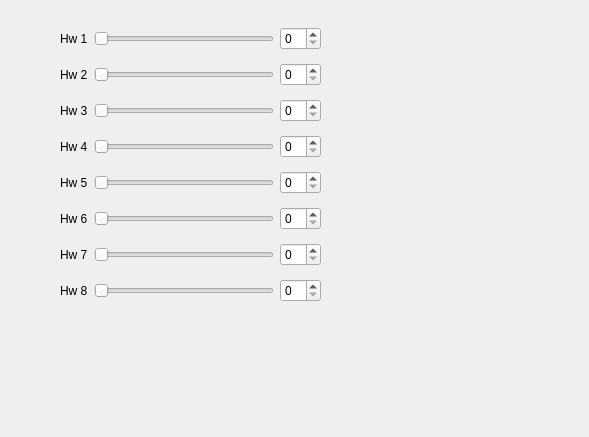
<?xml version="1.0" encoding="UTF-8"?>
<ui version="4.0">
 <class>MainWindow</class>
 <widget class="QMainWindow" name="MainWindow">
  <property name="geometry">
   <rect>
    <x>0</x>
    <y>0</y>
    <width>589</width>
    <height>437</height>
   </rect>
  </property>
  <property name="windowTitle">
   <string>MainWindow</string>
  </property>
  <widget class="QWidget" name="centralwidget">
   <widget class="QWidget" name="">
    <property name="geometry">
     <rect>
      <x>60</x>
      <y>20</y>
      <width>261</width>
      <height>291</height>
     </rect>
    </property>
    <layout class="QVBoxLayout" name="verticalLayout">
     <item>
      <layout class="QHBoxLayout" name="hw_line">
       <item>
        <widget class="QLabel" name="hw_label">
         <property name="text">
          <string>Hw 1</string>
         </property>
        </widget>
       </item>
       <item>
        <widget class="QSlider" name="hw_slider">
         <property name="orientation">
          <enum>Qt::Horizontal</enum>
         </property>
        </widget>
       </item>
       <item>
        <widget class="QSpinBox" name="hw_spin"/>
       </item>
      </layout>
     </item>
     <item>
      <layout class="QHBoxLayout" name="hw_line_2">
       <item>
        <widget class="QLabel" name="hw_label_2">
         <property name="text">
          <string>Hw 2</string>
         </property>
        </widget>
       </item>
       <item>
        <widget class="QSlider" name="hw_slider_2">
         <property name="orientation">
          <enum>Qt::Horizontal</enum>
         </property>
        </widget>
       </item>
       <item>
        <widget class="QSpinBox" name="hw_spin_2"/>
       </item>
      </layout>
     </item>
     <item>
      <layout class="QHBoxLayout" name="hw_line_3">
       <item>
        <widget class="QLabel" name="hw_label_3">
         <property name="text">
          <string>Hw 3</string>
         </property>
        </widget>
       </item>
       <item>
        <widget class="QSlider" name="hw_slider_3">
         <property name="orientation">
          <enum>Qt::Horizontal</enum>
         </property>
        </widget>
       </item>
       <item>
        <widget class="QSpinBox" name="hw_spin_3"/>
       </item>
      </layout>
     </item>
     <item>
      <layout class="QHBoxLayout" name="hw_line_4">
       <item>
        <widget class="QLabel" name="hw_label_4">
         <property name="text">
          <string>Hw 4</string>
         </property>
        </widget>
       </item>
       <item>
        <widget class="QSlider" name="hw_slider_4">
         <property name="orientation">
          <enum>Qt::Horizontal</enum>
         </property>
        </widget>
       </item>
       <item>
        <widget class="QSpinBox" name="hw_spin_4"/>
       </item>
      </layout>
     </item>
     <item>
      <layout class="QHBoxLayout" name="hw_line_5">
       <item>
        <widget class="QLabel" name="hw_label_5">
         <property name="text">
          <string>Hw 5</string>
         </property>
        </widget>
       </item>
       <item>
        <widget class="QSlider" name="hw_slider_5">
         <property name="orientation">
          <enum>Qt::Horizontal</enum>
         </property>
        </widget>
       </item>
       <item>
        <widget class="QSpinBox" name="hw_spin_5"/>
       </item>
      </layout>
     </item>
     <item>
      <layout class="QHBoxLayout" name="hw_line_6">
       <item>
        <widget class="QLabel" name="hw_label_6">
         <property name="text">
          <string>Hw 6</string>
         </property>
        </widget>
       </item>
       <item>
        <widget class="QSlider" name="hw_slider_6">
         <property name="orientation">
          <enum>Qt::Horizontal</enum>
         </property>
        </widget>
       </item>
       <item>
        <widget class="QSpinBox" name="hw_spin_6"/>
       </item>
      </layout>
     </item>
     <item>
      <layout class="QHBoxLayout" name="hw_line_7">
       <item>
        <widget class="QLabel" name="hw_label_7">
         <property name="text">
          <string>Hw 7</string>
         </property>
        </widget>
       </item>
       <item>
        <widget class="QSlider" name="hw_slider_7">
         <property name="orientation">
          <enum>Qt::Horizontal</enum>
         </property>
        </widget>
       </item>
       <item>
        <widget class="QSpinBox" name="hw_spin_7"/>
       </item>
      </layout>
     </item>
     <item>
      <layout class="QHBoxLayout" name="hw_line_8">
       <item>
        <widget class="QLabel" name="hw_label_8">
         <property name="text">
          <string>Hw 8</string>
         </property>
        </widget>
       </item>
       <item>
        <widget class="QSlider" name="hw_slider_8">
         <property name="orientation">
          <enum>Qt::Horizontal</enum>
         </property>
        </widget>
       </item>
       <item>
        <widget class="QSpinBox" name="hw_spin_8"/>
       </item>
      </layout>
     </item>
    </layout>
   </widget>
  </widget>
 </widget>
 <resources/>
 <connections/>
</ui>
